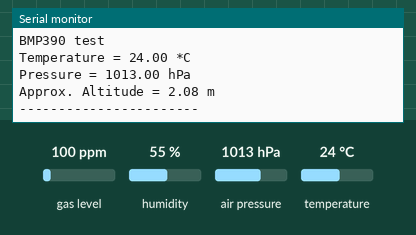
Simulated run of this sketch. Board: ESP32. Parts: the last lines printed to the serial monitor. Inputs (shaded band) come from the test bench; at power-on: air pressure 1013 hPa, temperature 24 °C, gas level 100 ppm, humidity 55 %.

Above: at 1.2 s.
1.3 s: air pressure set to 952 hPa
At 2.7 s:
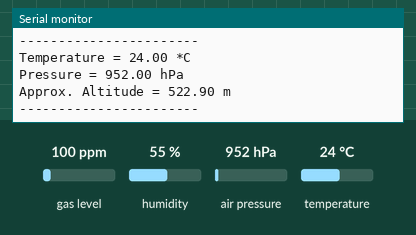
2.8 s: temperature set to 12 °C
4.3 s: air pressure set to 975 hPa
At 5.9 s:
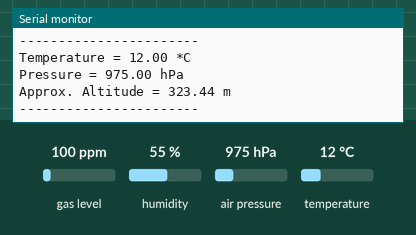
Timing chart, 0 to 7.4 s (numbered marks = the images above; inputs shaded):
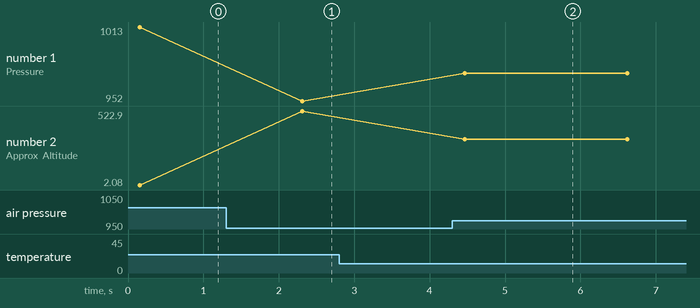

The sketch:

BMP390.ino
```cpp
/* * =========================================================================
 * DOCUMENTATION
 * * Micro-controller: ESP32 (e.g., DevKit V1)
 * * Libraries Used:
 * 1. Wire.h (Built-in Arduino I2C library)
 * 2. Adafruit_Sensor.h (Adafruit Unified Sensor Driver)
 * Author: Adafruit
 * Link: https://github.com/adafruit/Adafruit_Sensor
 * 3. Adafruit_BMP3XX.h (Library for BMP3XX sensors)
 * Author: Adafruit
 * Link: https://github.com/adafruit/Adafruit_BMP3XX
 * =========================================================================
 */

#include <Wire.h>
#include <Adafruit_Sensor.h>
#include "Adafruit_BMP3XX.h"

// Standard sea level pressure is 1013.25 hPa.
// For accurate altitude, update this with your local weather data.
#define SEALEVELPRESSURE_HPA (1013.25)

Adafruit_BMP3XX bmp;

void setup() {
  Serial.begin(115200);
  while (!Serial);
  Serial.println("BMP390 test");

  // Initialize the sensor via I2C (Address 0x77)
  if (!bmp.begin_I2C(0x77)) {
    Serial.println("Could not find a valid BMP390 sensor, check wiring!");
    while (1);
  }

  // Configure sensor for high precision
  bmp.setTemperatureOversampling(BMP3_OVERSAMPLING_8X);
  bmp.setPressureOversampling(BMP3_OVERSAMPLING_4X);
  bmp.setIIRFilterCoeff(BMP3_IIR_FILTER_COEFF_3);
  bmp.setOutputDataRate(BMP3_ODR_50_HZ);
}

void loop() {
  if (!bmp.performReading()) {
    Serial.println("Failed to perform reading :(");
    return;
  }

  Serial.print("Temperature = ");
  Serial.print(bmp.temperature);
  Serial.println(" *C");

  Serial.print("Pressure = ");
  Serial.print(bmp.pressure / 100.0);
  Serial.println(" hPa");

  Serial.print("Approx. Altitude = ");
  Serial.print(bmp.readAltitude(SEALEVELPRESSURE_HPA));
  Serial.println(" m");

  Serial.println("-----------------------");
  delay(2000);
}
```

Measured:
- after the input at 1.3 s, the serial monitor: prints a new line after 1.0 s (image 1)
- after the input at 4.3 s, the serial monitor: prints a new line after 0.17 s (image 2)
- plotted number 1: 1013 → 952 after the input at 1.3 s, 952 → 975 after the input at 4.3 s
- plotted number 2: 2.08 → 522.9 after the input at 1.3 s, 522.9 → 323.44 after the input at 4.3 s
